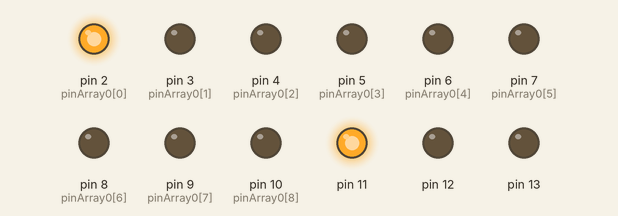
The sketch below on a simulated Arduino Uno, built with avr-gcc and run on an emulated ATmega328P. Shown: output pins drawn as LEDs (lit = HIGH). Random numbers use the default seed unless the sketch sets one.

Above: at 0.1 s.
At 11.2 s:
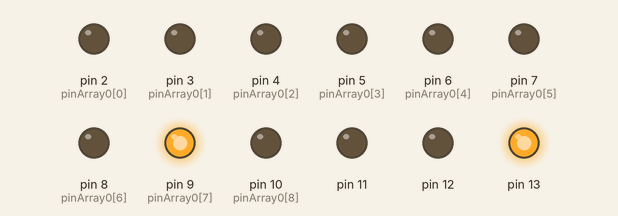
At 13.7 s:
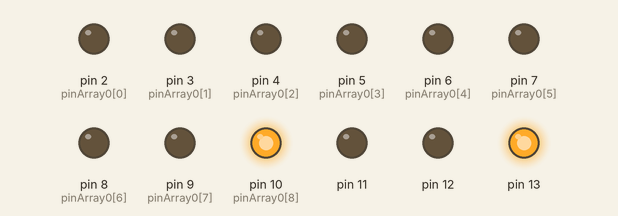
At 19.1 s:
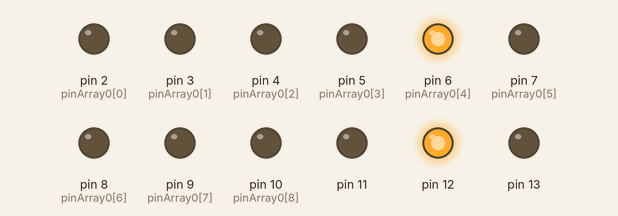
At 21.7 s:
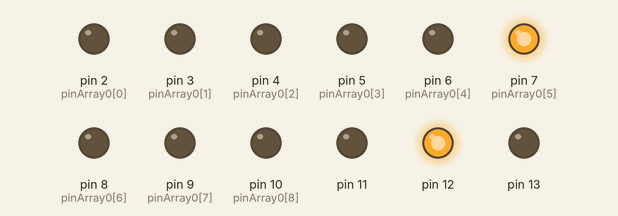
At 36.8 s:
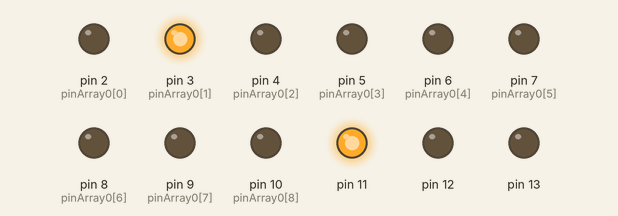
Timing chart, 0 to 40.0 s (numbered marks = the images above):
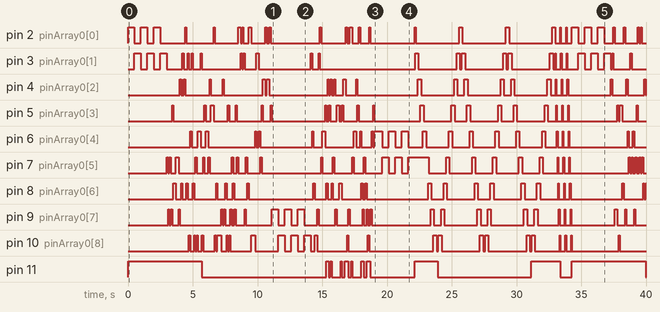

Measured:
- by itself, pin 2 (pinArray0[0]): LOW → HIGH at 0.00 s, → LOW 0.50 s later, → HIGH 0.50 s later, → LOW 0.50 s later, … (56 changes in this stretch)
- by itself, pin 3 (pinArray0[1]): LOW → HIGH at 0.50 s, → LOW 0.50 s later, → HIGH 0.50 s later, → LOW 0.50 s later, … (52 changes in this stretch)
- by itself, pin 4 (pinArray0[2]): LOW → HIGH at 4.0 s, → LOW 0.10 s later, → HIGH 0.20 s later, → LOW 0.10 s later, … (46 changes in this stretch)
- by itself, pin 5 (pinArray0[3]): LOW → HIGH at 3.4 s, → LOW 0.10 s later, → HIGH 2.4 s later, → LOW 0.10 s later, … (50 changes in this stretch)
- by itself, pin 6 (pinArray0[4]): LOW → HIGH at 4.8 s, → LOW 0.10 s later, → HIGH 0.50 s later, → LOW 0.20 s later, … (48 changes in this stretch)
- by itself, pin 7 (pinArray0[5]): LOW → HIGH at 3.0 s, → LOW 0.10 s later, → HIGH 0.10 s later, → LOW 0.10 s later, … (60 changes in this stretch)
- by itself, pin 8 (pinArray0[6]): LOW → HIGH at 3.5 s, → LOW 0.20 s later, → HIGH 0.40 s later, → LOW 0.10 s later, … (51 changes in this stretch)
- by itself, pin 9 (pinArray0[7]): LOW → HIGH at 3.1 s, → LOW 0.10 s later, → HIGH 0.10 s later, → LOW 0.10 s later, … (58 changes in this stretch)

The sketch:

Led_NPN_End.ino
```cpp
const int pinArray0[] ={2, 3, 4, 5, 6, 7, 8, 9, 10};
const int pinArray1[] ={3, 4, 5, 6, 7, 8, 9, 10};
const int pinArray2[] ={2, 4, 5, 6, 7, 8, 9, 10};
const int pinArray3[] ={2, 3, 5, 6, 7, 8, 9, 10};
const int pinArray4[] ={2, 3, 4, 6, 7, 8, 9, 10};
const int pinArray5[] ={2, 3, 4, 5, 7, 8, 9, 10};
const int pinArray6[] ={2, 3, 4, 5, 6, 8, 9, 10};
const int pinArray7[] ={2, 3, 4, 5, 6, 7, 9, 10};
const int pinArray8[] ={2, 3, 4, 5, 6, 7, 8, 10};
const int pinArray9[] ={2, 3, 4, 5, 6, 7, 8, 9};
const int timer      = 50;    // const int timer      = 30;  <<<  timer op 50 gezet
const int t200       = 200;   // <<< deze wordt nergens gebruikt
const int t500       = 500;   // <<< deze wordt nergens gebruikt
int ledState   = 0;           // <<< deze wordt nergens gebruikt
int count      = 0;
long randNumber;

//all pins to output//
void setup()
 {
  randomSeed(analogRead(0));
 {
 for (int i = 2; i <= 13; i++)
 {
  pinMode(i, OUTPUT);
 }
 for (int i = 11; i <= 13; i++)
 {
  digitalWrite(i, LOW);
 }
}}

//Kolom(pinnumber) sets 1 high 8 low//
void Kolom(long number)      // void Kolom(int number)   veranderd naar long maar merk weinig verschil
 {
 switch (number)
 {
 case 1:
  digitalWrite(2, HIGH);
  for (int i = 0 ; i < 8 ; i++ )    // toegevoegd
  digitalWrite(pinArray1[i], LOW);  //  digitalWrite(pinArray1[8], LOW);
 break;
 case 2:
  digitalWrite(3, HIGH);
  for (int i = 0 ; i < 8 ; i++ )    // toegevoegd
  digitalWrite(pinArray2[i], LOW);   // digitalWrite(pinArray2[8], LOW);
 break;
 case 3:
  digitalWrite(4, HIGH);
  for (int i = 0 ; i < 8 ; i++ )    // toegevoegd
  digitalWrite(pinArray3[i], LOW);   // digitalWrite(pinArray3[8], LOW);
 break;
 case 4:
  digitalWrite(5, HIGH);
  for (int i = 0 ; i < 8 ; i++ )    // toegevoegd
  digitalWrite(pinArray4[i], LOW);    /// digitalWrite(pinArray4[8], LOW);
 break;
 case 5:
  digitalWrite(6, HIGH);
  for (int i = 0 ; i < 8 ; i++ )    // toegevoegd
  digitalWrite(pinArray5[i], LOW);  //   digitalWrite(pinArray5[8], LOW);
 break;
 case 6:
  digitalWrite(7, HIGH);
  for (int i = 0 ; i < 8 ; i++ )    // toegevoegd
  digitalWrite(pinArray6[i], LOW);  // digitalWrite(pinArray6[8], LOW);
 break;
 case 7:
  digitalWrite(8, HIGH);
  for (int i = 0 ; i < 8 ; i++ )    // toegevoegd
  digitalWrite(pinArray7[i], LOW);  //   digitalWrite(pinArray7[8], LOW);
 break;
 case 8:
  digitalWrite(9, HIGH);
  for (int i = 0 ; i < 8 ; i++ )    // toegevoegd
  digitalWrite(pinArray8[i], LOW);  //  digitalWrite(pinArray8[8], LOW);
 break;
 case 9:
  digitalWrite(10, HIGH);
  for (int i = 0 ; i < 8 ; i++ )    // toegevoegd
  digitalWrite(pinArray9[i], LOW);   //  digitalWrite(pinArray9[8], LOW);
 break;
 }
}
void Layer(long number)      // void Layer(int number) veranderd naar long maar merk weinig verschil
 {
 switch (number)
 {
 case 1:
  digitalWrite(11, HIGH);
  digitalWrite(12, LOW);
  digitalWrite(13, LOW);
 break;
 case 2:
  digitalWrite(11, LOW);
  digitalWrite(12, HIGH);
  digitalWrite(13, LOW);
 break;
 case 3:
  digitalWrite(11, LOW);
  digitalWrite(12, LOW);
  digitalWrite(13, HIGH);
 break;    // ****************** <<<< ********** kit toegevoegd ************************
  }
 }

void loop(){   // VL VL VL VL  VL VL VL VL  VL VL VL VL  VL VL VL VL

//random gaan er leds branden
//eerst laag voor laag daarna random
// **********************      *******  kit toegevoegd  ********** blink 3x met twee leds K1,L1 en K2,L1

  for ( int i = 1 ; i < 4 ; i++ ) {
Kolom(1); Layer(1);
delay (500);
Kolom(2); Layer(1);
delay (500);
}
// einde blink blokje ****************************************************
//

Layer(1);
    for (int i = 1; i <= 27 ; i++){   // for (int i = 0; i <= 250; i++) {   //  i op 27 gezet ivm testen
randNumber = random(1, 10);           //     randNumber = random(1, 9);
Kolom(randNumber);                    //     Kolom(randNumber);
                                      //     randNumber = random(10,100);   // Delay vast gezet op 100 en deze regel verwijderd ivm testen
delay(100);                           //     delay(randNumber);             // Delay vast gezet op 100 ivm testen
 }
Layer(2);
  for (int i = 1; i <= 27 ; i++) {    // for (int i = 0; i <= 250; i++) {   //  i op 27 gezet ivm testen
randNumber = random(1, 10);           //     randNumber = random(1, 9);
Kolom(randNumber);                    //     Kolom(randNumber);
                                      //     randNumber = random(10,100);   // Delay vast gezet op 100 en deze regel verwijderd ivm testen
delay(100);                           //     delay(randNumber);             // Delay vast gezet op 100 ivm testen
  }
Layer(3);
  for (int i = 1; i <= 27 ; i++) {    // for (int i = 0; i <= 250; i++) {   //  i op 27 gezet ivm testen
randNumber = random(1, 10);           //     randNumber = random(1, 9);
Kolom(randNumber);                    //     Kolom(randNumber);
                                      //     randNumber = random(10,100);   // Delay vast gezet op 100 en deze regel verwijderd ivm testen
delay(100);                           //     delay(randNumber);             // Delay vast gezet op 100 ivm testen
  }
// Einde random per rij codeblokje ****************************************
//
// **********************      *******  kit toegevoegd  ********** blink 3x met twee leds K8,L3 en K9,L3

  for ( int i = 1 ; i < 4 ; i++ ) {
Kolom(8); Layer(3);
delay (500);
Kolom(9); Layer(3);
delay (500);
  }
// einde blink blokje ****************************************************
//

 for ( int i = 1 ; i <= 50 ; i++ ) {    // for (int i = 0; i <= 250; i++);  //  i op 50 gezet ivm testen
randNumber = random(1, 10);           // randNumber = random(1, 9);
Kolom(randNumber);                    //  Kolom(randNumber);
randNumber = random(1, 4);            //  randNumber = random(1, 3);
Layer(randNumber);                    //  Layer(randNumber);
                                      //  randNumber = random(10 , 100);  // Delay vast gezet op 100 en deze regel verwijderd ivm testen
delay(100);                           //  delay(randNumber);              // Delay vast gezet op 100 ivm testen
}
// Einde randomblokje *****************************************************
//
// **********************      *******  kit toegevoegd  ********** blink 3x met twee leds K5,L2 en K6,L2

  for ( int i = 1 ; i < 4 ; i++ ) {
Kolom(5); Layer(2);
delay (500);
Kolom(6); Layer(2);
delay (500);
  }
// einde blink blokje ****************************************************
//

// Het codeblok hieronder tot aan eind void loop haakje heeft kit ongewijzigd gelaten
//knight rider effect
//van onder naar boven en terug

  digitalWrite(pinArray0[9], LOW);
  Layer(1);
 for (count=0;count<9;count++)
 {
  digitalWrite(pinArray0[count], HIGH);
  delay(timer);
  digitalWrite(pinArray0[count+1], HIGH);
  delay(timer);
  digitalWrite(pinArray0[count], LOW);
  delay(timer*2);
 }
  Layer(2);
 for (count=9;count>0;count--)
 {
  digitalWrite(pinArray0[count], HIGH);
  delay(timer);
  digitalWrite(pinArray0[count-1], HIGH);
  delay(timer);
  digitalWrite(pinArray0[count], LOW);
  delay(timer*2);
 }
  Layer(3);
 for (count=0;count<9;count++)
 {
  digitalWrite(pinArray0[count], HIGH);
  delay(timer);
  digitalWrite(pinArray0[count+1], HIGH);
  delay(timer);
  digitalWrite(pinArray0[count], LOW);
  delay(timer*2);
 }
 for (count=9;count>0;count--)
 {
  digitalWrite(pinArray0[count], HIGH);
  delay(timer);
  digitalWrite(pinArray0[count-1], HIGH);
  delay(timer);
  digitalWrite(pinArray0[count], LOW);
  delay(timer*2);
 }
  Layer(2);
 for (count=0;count<9;count++)
 {
  digitalWrite(pinArray0[count], HIGH);
  delay(timer);
  digitalWrite(pinArray0[count+1], HIGH);
  delay(timer);
  digitalWrite(pinArray0[count], LOW);
  delay(timer*2);
 }
  Layer(1);
 for (count=9;count>0;count--)
 {
  digitalWrite(pinArray0[count], HIGH);
  delay(timer);
  digitalWrite(pinArray0[count-1], HIGH);
  delay(timer);
  digitalWrite(pinArray0[count], LOW);
  delay(timer*2);
 }
  Layer(1);
 for (int i = 0; i <= 100; i++);
 {
  Kolom(1);
  delay(50);
  Kolom(2);
  delay(50);
  Kolom(3);
  delay(50);
 }
 for (int i = 0; i <= 100; i++);
 {
  Kolom(4);
  delay(50);
  Kolom(5);
  delay(50);
  Kolom(6);
  delay(50);
 }
 for (int i = 0; i <= 100; i++);
 {
  Kolom(7);
  delay(50);
  Kolom(8);
  delay(50);
  Kolom(9);
  delay(50);
 }
  Layer(2);
 for (int i = 0; i <= 100; i++);
 {
  Kolom(1);
  delay(50);
  Kolom(2);
  delay(50);
  Kolom(3);
  delay(50);
 }
 for (int i = 0; i <= 100; i++);
 {
  Kolom(4);
  delay(50);
  Kolom(5);
  delay(50);
  Kolom(6);
  delay(50);
 }
 for (int i = 0; i <= 100; i++);
 {
  Kolom(7);
  delay(50);
  Kolom(8);
  delay(50);
  Kolom(9);
  delay(50);
 }
  Layer(3);
 for (int i = 0; i <= 100; i++);
 {
  Kolom(1);
  delay(50);
  Kolom(2);
  delay(50);
  Kolom(3);
  delay(50);
 }
 for (int i = 0; i <= 100; i++);
 {
  Kolom(4);
  delay(50);
  Kolom(5);
  delay(50);
  Kolom(6);
  delay(50);
 }
 for (int i = 0; i <= 100; i++);
 {
  Kolom(7);
  delay(50);
  Kolom(8);
  delay(50);
  Kolom(9);
  delay(50);
 }
 }  // void loop eind haakje  }}}}}}}}}}}}}}}}}}}}}}}}}}}}}}}}}}}}}}}}}}}}}}}}}
```
